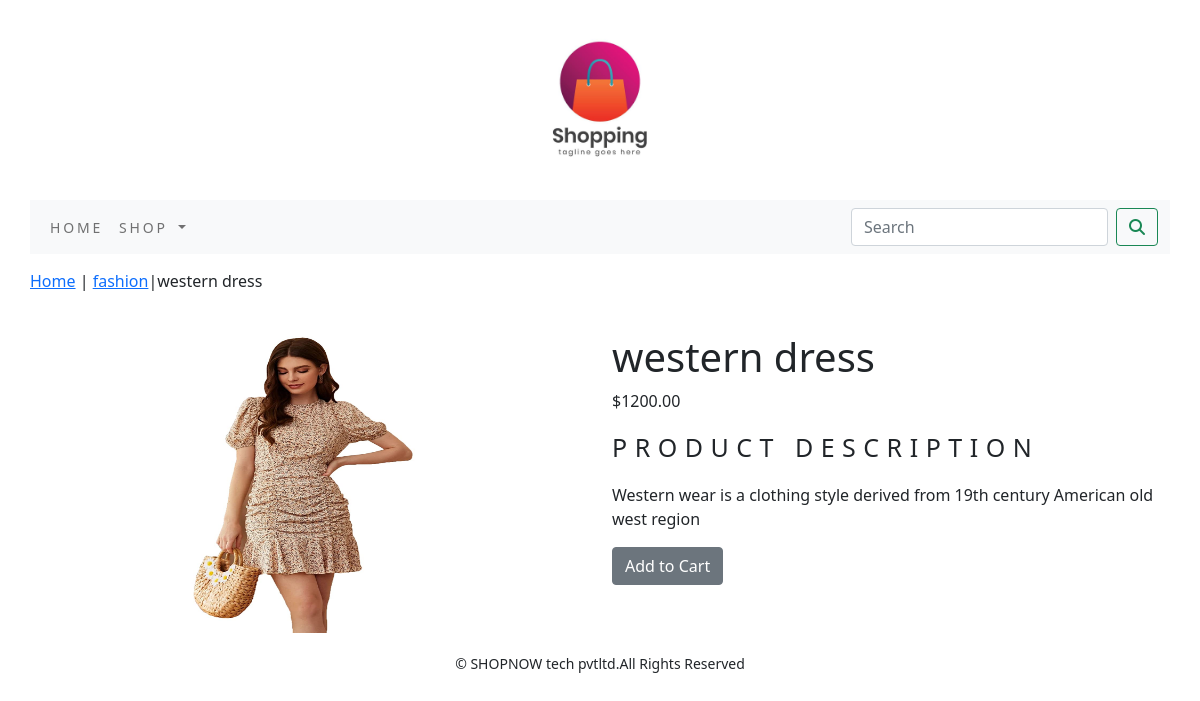
Screenshot of /shop/fashion/western-dress/ with the database file from the repository.
### shop/models.py (models this page shows, shortened)
class Product(models.Model):
    name = models.CharField(max_length=250, unique=True)
    slug = models.SlugField(max_length=250, unique=True)
    description = models.TextField(blank=True)
    price = models.DecimalField(max_digits=10, decimal_places=2)
    category = models.ForeignKey(Category, on_delete=models.CASCADE)
    image = models.ImageField(upload_to='product', blank=True)
    stock = models.IntegerField()
    available = models.BooleanField(default=True)
    created = models.DateTimeField(auto_now_add=True)
    updated = models.DateTimeField(auto_now=True)
    class Meta:
        ordering: ('name',)
        verbose_name = 'product'
        verbose_name_plural = 'products'

class Category(models.Model):
    name = models.CharField(max_length=250, unique=True)
    slug = models.SlugField(max_length=250, unique=True)
    desc = models.TextField(blank=True)
    image = models.ImageField(upload_to='category', blank=True)
    class Meta:
        ordering: ('name',)
        verbose_name = 'category'
        verbose_name_plural = 'categories'
    def get_url(self):
        return reverse('shop:product_by_category', args=[self.slug])
    def __str__(self):
        return '{}'.format(self.name)

### shop/views.py (the view)
# urls.py: path('<slug:c_slug>/<slug:product_slug>/', views.proDetail, name='prodCatdetail'),
def proDetail(request, c_slug, product_slug):
    try:
        product = Product.objects.get(category__slug=c_slug, slug=product_slug)
    except Exception as e:
        raise e
    return render(request, 'product.html', {'product': product})

### cart/context_processors.py (called while the page is built)
def counter(request):
    item_count=0
    if 'admin' in request.path:
        return  {}
    else:
        try:
            cart=Cart.objects.filter(cart_id=_cart_id(request))
            cart_items=CartItem.objects.all().filter(cart=cart[:1])
            for cart_item in cart_items:
                item_count +=cart_item.quantity
        except Cart.DoesNotExist:
            item_count =0
    return dict(item_count=item_count)

### cart/views.py (called while the page is built)
def _cart_id(request):
    cart = request.session.session_key
    if not cart:
        cart = request.session.create()
    return cart

### shop/context_processors.py (called while the page is built)
def menu_links(request):
    links=Category.objects.all()
    return dict(links=links)

### template/product.html (shortened to what this page needs)
{% extends 'base.html' %}
{% load static %}
{% block content %}
<div class="row my_product_row_class">
    <div class="mx-auto">
        <p><a href="{% url 'shop:allProdCat' %}">Home</a> | <a href="{{product.category.get_url}}">{{product.category}}</a>|{{product.name}}</p>
    </div>
<div class="container">
<br>
<div class="row">
    <div class="col-12 col-sm-12 col-md-12 col-lg-6 text-center">
        <div style="min-width:18rem">
            <img src="{{product.image.url}}" height="300px" width="300px" alt="{{product.name}}">
        </div>
    </div>
        <div class="col-12 col-sm-12 col-md-12 col-lg-6">
            <div>
            <h1 class="my_product_title">{{product.name}}</h1>
            <p >${{product.price}}</p>
            <p class="my_title">Product Description</p>
            <p class="text-justify my_product_text">{{product.description}}</p>
            {% if product.stock <= 0 %}
            <p class="text-justify my_prod_text"><b>Out of Stock</b></p>
            {% else %}
            <a class="btn btn-secondary" href="{% url 'cart:add_cart' product.id %}">Add to Cart</a>
            {% endif %}
        </div>
    </div>
</div>
</div>
    </div>
{% endblock %}

### static/css/custom.css (style rules this page uses)
.my_title { font-size:25px; text-transform:uppercase; letter-spacing:.3em; }
.my_product_row_class { padding-top:15px; padding-bottom:20px; }
.my_product_text { padding-right }

### rows the page displays
Product: category "fashion", name "western dress", image (picture), price "1200.00", description "Western wear is a clothing style derived from 19th century American old west region"
